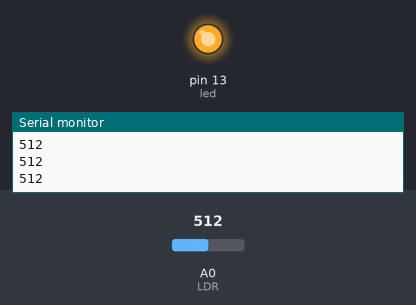
Simulated run of this sketch. Board: Arduino Uno, built with avr-gcc and run on an emulated ATmega328P. Parts: output pins drawn as LEDs (lit = HIGH), the last lines printed to the serial monitor. The test bench sets the inputs (shaded band); at power-on: A0 (LDR) = 512.

Above: at 1.2 s.
1.3 s: A0 (LDR) set to 789
2.8 s: A0 (LDR) set to 813
At 3.3 s:
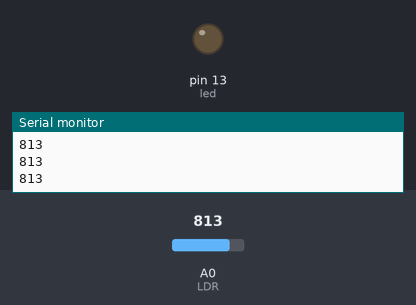
4.3 s: A0 (LDR) set to 790
At 5.6 s:
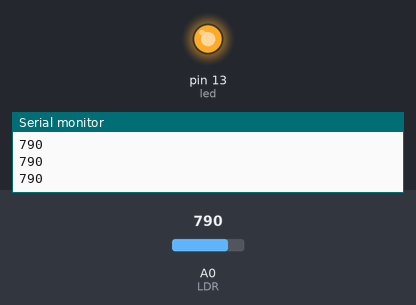
5.9 s: A0 (LDR) set to 810
At 7.1 s:
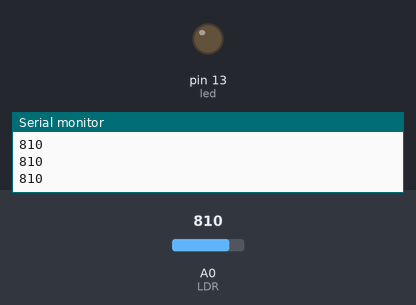
Timing chart, 0 to 8.5 s (numbered marks = the images above; inputs shaded):
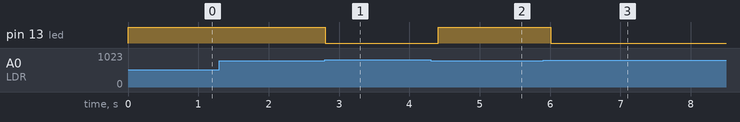

The sketch:

MP12_LDR.ino
```cpp
int LDR=A0;
int led=13;
int ldrreading=0;

void setup()
{
  pinMode(led,OUTPUT);
  Serial.begin(9600);
}

void loop()
{
  ldrreading=analogRead(LDR);
  if(ldrreading < 800)
  {
    digitalWrite(led,HIGH);
  }
  else
  {
    digitalWrite(led,LOW);
  }
  Serial.println(ldrreading);
  delay(200);
}
```

Measured:
- the behaviour switches between 799 and 800 on A0 (LDR) (found by bisection; images 0 and 1)
- after the input at 2.8 s, pin 13 (led): HIGH → LOW at once
- after the input at 4.3 s, pin 13 (led): LOW → HIGH after 0.11 s
- after the input at 5.9 s, pin 13 (led): HIGH → LOW after 0.11 s
